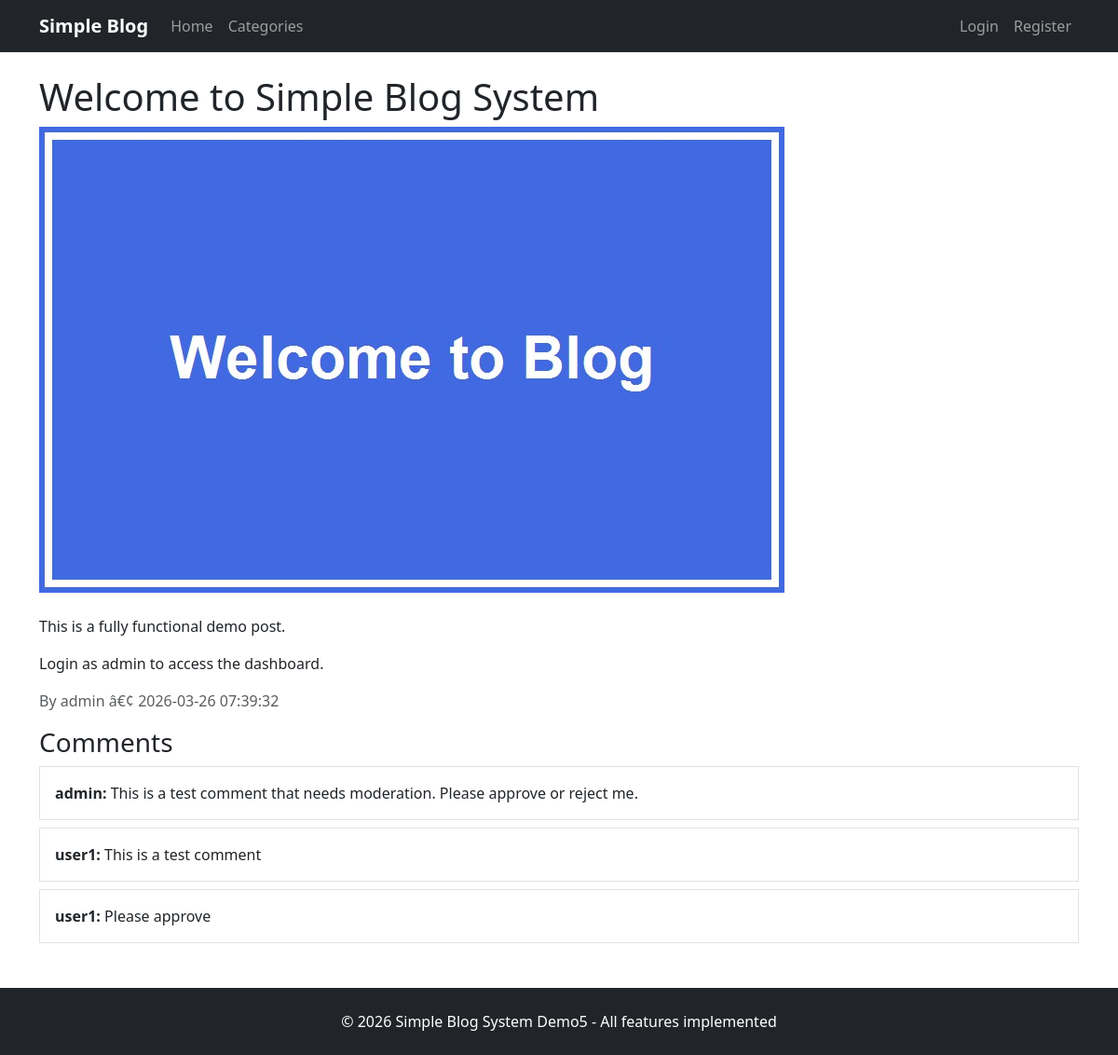
/PHP01/Projects/Project_1_Simple_Blog_System/demo5/index.php?controller=post&action=show&id=1, run on the app's committed database.
### tables this page shows
CREATE TABLE `posts` (
  `id` int(11) NOT NULL,
  `title` varchar(255) NOT NULL,
  `content` text NOT NULL,
  `featured_image` varchar(255) DEFAULT NULL,
  `user_id` int(11) NOT NULL,
  `status` enum('draft','published') DEFAULT 'published',
  `created_at` timestamp NOT NULL DEFAULT current_timestamp(),
  `updated_at` timestamp NOT NULL DEFAULT current_timestamp() ON UPDATE current_timestamp()
);

CREATE TABLE `users` (
  `id` int(11) NOT NULL,
  `username` varchar(50) NOT NULL,
  `email` varchar(100) NOT NULL,
  `password` varchar(255) NOT NULL,
  `role` enum('user','admin') DEFAULT 'user',
  `verified` tinyint(1) DEFAULT 1,
  `verification_token` varchar(255) DEFAULT NULL,
  `reset_token` varchar(255) DEFAULT NULL,
  `reset_expires` datetime DEFAULT NULL,
  `created_at` timestamp NOT NULL DEFAULT current_timestamp(),
  `updated_at` timestamp NOT NULL DEFAULT current_timestamp() ON UPDATE current_timestamp()
);

CREATE TABLE `comments` (
  `id` int(11) NOT NULL,
  `post_id` int(11) NOT NULL,
  `user_id` int(11) NOT NULL,
  `content` text NOT NULL,
  `parent_id` int(11) DEFAULT NULL,
  `status` enum('pending','approved','rejected') DEFAULT 'approved',
  `created_at` timestamp NOT NULL DEFAULT current_timestamp()
);

### controllers/PostController.php (called while the page is built, shortened)
<?php
class PostController {
    private $postModel;
    public function __construct() {
        $this->postModel = new Post();
    }
    public function show() {
        $id = (int)($_GET["id"] ?? 0);
        $post = $this->postModel->getById($id);
        $commentModel = new Comment();
        $comments = $commentModel->getByPost($post["id"]);
        require "views/posts/show.php";
    }
}
?>

### models/Post.php (called while the page is built, shortened)
<?php
class Post {
    private $pdo;
    public function __construct() {
        global $pdo;
        $this->pdo = $pdo;
    }
    public function getById($id) {
        $stmt = $this->pdo->prepare("SELECT p.*, u.username FROM posts p
                                     JOIN users u ON p.user_id = u.id
                                     WHERE p.id = ?");
        $stmt->execute([(int)$id]);
        return $stmt->fetch();
    }
}
?>

### models/Comment.php (called while the page is built, shortened)
<?php
class Comment {
    private $pdo;
    public function __construct() {
        global $pdo;
        $this->pdo = $pdo;
    }
    public function getByPost($postId) {
        $stmt = $this->pdo->prepare("SELECT c.*, u.username FROM comments c
                                     JOIN users u ON c.user_id = u.id
                                     WHERE c.post_id = ? AND c.status = 'approved'
                                     ORDER BY c.created_at ASC");
        $stmt->execute([$postId]);
        return $stmt->fetchAll();
    }
}
?>

### views/posts/show.php (the view)
<?php require "views/layouts/header.php"; ?>
<h1><?php echo htmlspecialchars($post["title"]); ?></h1>
<?php if ($post["featured_image"]): ?><img src="<?php echo BASE_URL; ?>public/<?php echo $post["featured_image"]; ?>" class="img-fluid mb-4" alt=""><?php endif; ?>
<div><?php echo $post["content"]; ?></div>
<p class="text-muted">By <?php echo $post["username"]; ?> â€¢ <?php echo $post["created_at"]; ?></p>
<h3>Comments</h3>
<?php foreach ($comments as $comment): ?>
<div class="border p-3 mb-2"><strong><?php echo $comment["username"]; ?>:</strong> <?php echo htmlspecialchars($comment["content"]); ?></div>
<?php endforeach; ?>
<?php if (isLoggedIn()): ?>
<form method="POST" action="<?php echo BASE_URL; ?>index.php?controller=comment&action=create">
    <input type="hidden" name="csrf_token" value="<?php echo generateCSRFToken(); ?>">
    <input type="hidden" name="post_id" value="<?php echo $post["id"]; ?>">
    <textarea name="content" class="form-control" rows="3" placeholder="Write your comment..." required></textarea>
    <button type="submit" class="btn btn-primary mt-2">Post Comment</button>
    <small class="text-muted d-block mt-1">Your comment will be reviewed if you're not admin.</small>
</form>
<?php endif; ?><?php require "views/layouts/footer.php"; ?>

### data on the page
posts: title "Welcome to Simple Blog System", featured_image (picture), content "This is a fully functional demo post. Login as admin to access the dashboard.", user.username "admin", created_at "2026-03-26 07:39:32"
comments: user.username "admin", content "This is a test comment that needs moderation. Please approve or reject me."
comments: user.username "user1", content "This is a test comment"
comments: user.username "user1", content "Please approve"
